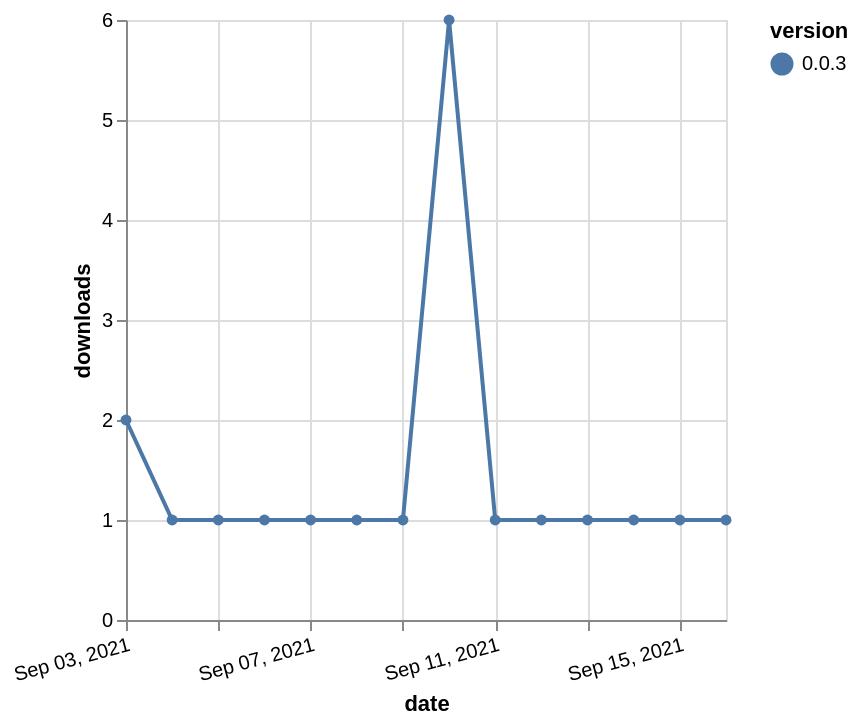

This figure's Vega-Lite source:
### Vega-Lite specification from a JSON file in a GitHub repository (floating-point values rounded to 4 significant figures)
{"$schema": "https://vega.github.io/schema/vega-lite/v5.json", "description": "A simple bar chart with embedded data.", "data": {"values": [{"date": "2021-09-03", "total": 489, "delta": 2, "version": "0.0.3"}, {"date": "2021-09-04", "total": 490, "delta": 1, "version": "0.0.3"}, {"date": "2021-09-05", "total": 491, "delta": 1, "version": "0.0.3"}, {"date": "2021-09-06", "total": 492, "delta": 1, "version": "0.0.3"}, {"date": "2021-09-07", "total": 493, "delta": 1, "version": "0.0.3"}, {"date": "2021-09-08", "total": 494, "delta": 1, "version": "0.0.3"}, {"date": "2021-09-09", "total": 495, "delta": 1, "version": "0.0.3"}, {"date": "2021-09-10", "total": 501, "delta": 6, "version": "0.0.3"}, {"date": "2021-09-11", "total": 502, "delta": 1, "version": "0.0.3"}, {"date": "2021-09-12", "total": 503, "delta": 1, "version": "0.0.3"}, {"date": "2021-09-13", "total": 504, "delta": 1, "version": "0.0.3"}, {"date": "2021-09-14", "total": 505, "delta": 1, "version": "0.0.3"}, {"date": "2021-09-15", "total": 506, "delta": 1, "version": "0.0.3"}, {"date": "2021-09-16", "total": 507, "delta": 1, "version": "0.0.3"}]}, "width": "container", "mark": {"type": "line", "point": {"filled": true}}, "encoding": {"x": {"field": "date", "type": "temporal", "timeUnit": "yearmonthdate", "title": "date", "axis": {"labelAngle": -15}}, "y": {"field": "delta", "type": "quantitative", "title": "downloads"}, "color": {"field": "version", "type": "nominal"}, "tooltip": {"field": "delta"}}}
